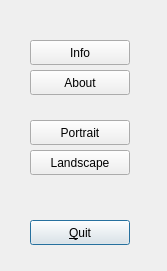
<?xml version="1.0" encoding="UTF-8"?>
<ui version="4.0">
 <class>Extras</class>
 <widget class="QDialog" name="Extras">
  <property name="geometry">
   <rect>
    <x>0</x>
    <y>0</y>
    <width>167</width>
    <height>271</height>
   </rect>
  </property>
  <property name="windowTitle">
   <string>Extras</string>
  </property>
  <widget class="QPushButton" name="pb_About">
   <property name="geometry">
    <rect>
     <x>30</x>
     <y>70</y>
     <width>100</width>
     <height>25</height>
    </rect>
   </property>
   <property name="text">
    <string>About</string>
   </property>
   <property name="autoDefault">
    <bool>false</bool>
   </property>
  </widget>
  <widget class="QPushButton" name="pb_Info">
   <property name="geometry">
    <rect>
     <x>30</x>
     <y>40</y>
     <width>100</width>
     <height>25</height>
    </rect>
   </property>
   <property name="text">
    <string>Info</string>
   </property>
   <property name="autoDefault">
    <bool>false</bool>
   </property>
  </widget>
  <widget class="QPushButton" name="pb_Quit">
   <property name="geometry">
    <rect>
     <x>30</x>
     <y>220</y>
     <width>100</width>
     <height>25</height>
    </rect>
   </property>
   <property name="text">
    <string>&amp;Quit</string>
   </property>
   <property name="autoDefault">
    <bool>false</bool>
   </property>
   <property name="default">
    <bool>true</bool>
   </property>
  </widget>
  <widget class="QPushButton" name="pb_Landscape">
   <property name="geometry">
    <rect>
     <x>30</x>
     <y>150</y>
     <width>100</width>
     <height>25</height>
    </rect>
   </property>
   <property name="text">
    <string>Landscape</string>
   </property>
  </widget>
  <widget class="QPushButton" name="pb_Portrait">
   <property name="geometry">
    <rect>
     <x>30</x>
     <y>120</y>
     <width>100</width>
     <height>25</height>
    </rect>
   </property>
   <property name="text">
    <string>Portrait</string>
   </property>
  </widget>
 </widget>
 <resources/>
 <connections/>
</ui>
